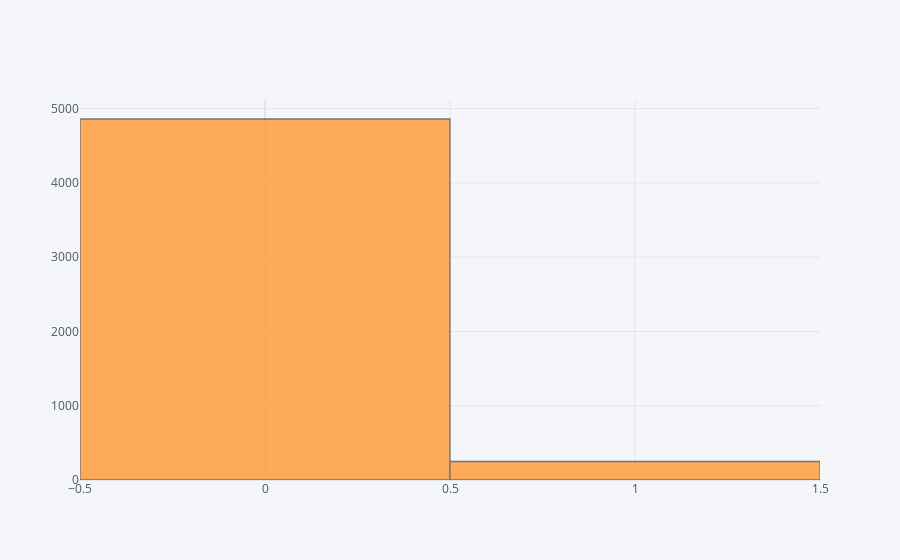

Notebook cell for this chart:
### Code cell
df["stroke"].iplot("hist")  # i plot diyerek ploty kullandık

### Figure 1 — Plotly figure (JSON) as saved in the notebook; plotly's stock layout.template omitted (floating-point values rounded to 4 significant figures; data arrays with more than 128 entries replaced by an {"elided": "..."} marker saying what was removed)
{"data": [{"histfunc": "count", "histnorm": "", "marker": {"color": "rgba(255, 153, 51, 1.0)", "line": {"color": "#4D5663", "width": 1.3}}, "name": "stroke", "opacity": 0.8, "orientation": "v", "type": "histogram", "x": {"elided": "5110 int values"}}], "layout": {"barmode": "overlay", "legend": {"bgcolor": "#F5F6F9", "font": {"color": "#4D5663"}}, "paper_bgcolor": "#F5F6F9", "plot_bgcolor": "#F5F6F9", "title": {"font": {"color": "#4D5663"}}, "xaxis": {"gridcolor": "#E1E5ED", "showgrid": true, "tickfont": {"color": "#4D5663"}, "title": {"font": {"color": "#4D5663"}, "text": ""}, "zerolinecolor": "#E1E5ED"}, "yaxis": {"gridcolor": "#E1E5ED", "showgrid": true, "tickfont": {"color": "#4D5663"}, "title": {"font": {"color": "#4D5663"}, "text": ""}, "zerolinecolor": "#E1E5ED"}}}
